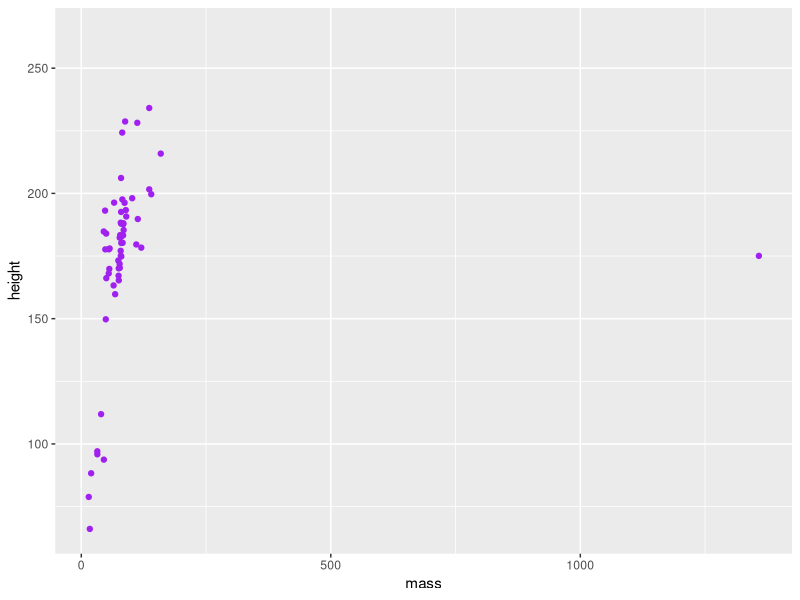

Here is the R script that generated this plot:
## ---- chunk 1
knitr::opts_chunk$set(echo = TRUE)
library(tidyverse)
## ---- chunk 2
ggplot(data = starwars, aes(x = mass, y = height)) +
  geom_jitter(color = "purple")
